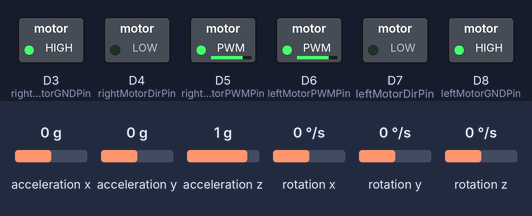
Bench run of a sketch on a simulated Particle Photon. On the bench: switched loads named in the sketch (green lamp = pin HIGH). The inputs (shaded band) are chosen by the test bench; at power-on: acceleration x 0 g, acceleration y 0 g, acceleration z 1 g, rotation x 0 °/s, rotation y 0 °/s, rotation z 0 °/s. The sensor or clock chip raises its interrupt line as the real part does; what the sketch prints to the serial monitor is not drawn.

Above: at 1.74 s.
1.8 s: acceleration x set to -0.4 g
3.3 s: acceleration x set to -0.7 g
At 3.6 s:
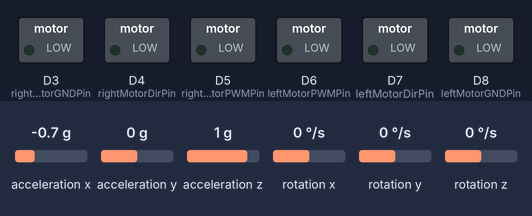
6.3 s: acceleration x set to 0.1 g
At 7.4 s:
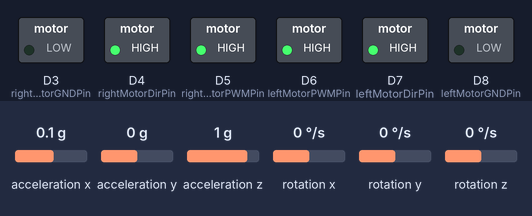
8.6 s: acceleration x set to 0 g
At 8.82 s:
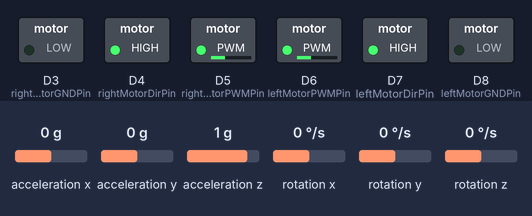
11.6 s: acceleration x set to -1.4 g
At 11.9 s:
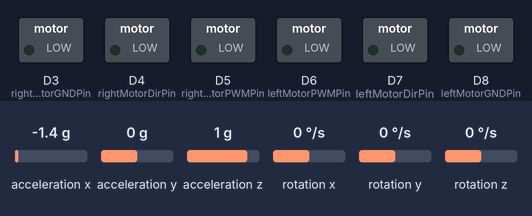
Timing chart, 0 to 14.1 s (numbered marks = the images above; inputs shaded):
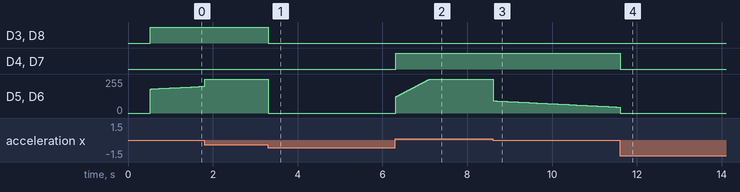

The sketch:

self_balancing_robot.ino
```cpp
#include "I2C.h"
#include <PID_v1.h> //From https://github.com/br3ttb/Arduino-PID-Library/blob/master/PID_v1.h
#include "MPU6050_6Axis_MotionApps20.h" //https://github.com/jrowberg/i2cdevlib/tree/master/Arduino/MPU6050


#define leftMotorPWMPin 6
#define leftMotorDirPin 7
#define leftMotorGNDPin 8


#define rightMotorPWMPin 5
#define rightMotorDirPin 4
#define rightMotorGNDPin 3


MPU6050 mpu;

// MPU control/status vars
bool dmpReady = false;  // set true if DMP init was successful
uint8_t mpuIntStatus;   // holds actual interrupt status byte from MPU
uint8_t devStatus;      // return status after each device operation (0 = success, !0 = error)
uint16_t packetSize;    // expected DMP packet size (default is 42 bytes)
uint16_t fifoCount;     // count of all bytes currently in FIFO
uint8_t fifoBuffer[64]; // FIFO storage buffer

// orientation/motion vars
Quaternion q;           // [w, x, y, z]         quaternion container
VectorFloat gravity;    // [x, y, z]            gravity vector
float ypr[3];           // [yaw, pitch, roll]   yaw/pitch/roll container and gravity vector


/*********Tune these Values*********/
double setpoint= 180.5; //178.54 set the value when the bot is perpendicular to ground using serial monitor.
//Read the project documentation on circuitdigest.com to learn how to set these values
double Kp = 72.0 ; //65.0Set this first
double Kd = 1.6 ; //1.6Set this secound
double Ki = 80; // 160 Finally set this
/******End*********/

double input, output;
PID pid(&input, &output, &setpoint, Kp, Ki, Kd, DIRECT);


volatile bool mpuInterrupt = false;     // indicates whether MPU interrupt pin has gone high
void dmpDataReady()
{
    mpuInterrupt = true;
}

void setup() {
  Serial.begin(115200);

  // initialize device
//    Serial.println(F("Initializing I2C devices..."));
    mpu.initialize();

     // verify connection
//    Serial.println(F("Testing device connections..."));
//    Serial.println(mpu.testConnection() ? F("MPU6050 connection successful") : F("MPU6050 connection failed"));

    // load and configure the DMP
    devStatus = mpu.dmpInitialize();


    // supply your own gyro offsets here, scaled for min sensitivity
    mpu.setXGyroOffset(4);
    mpu.setYGyroOffset(20);
    mpu.setZGyroOffset(-8);

    mpu.setXAccelOffset(-5528);
    mpu.setYAccelOffset(-753);
    mpu.setZAccelOffset(651);

      // make sure it worked (returns 0 if so)
    if (devStatus == 0)
    {
        // turn on the DMP, now that it's ready
//        Serial.println(F("Enabling DMP..."));
        mpu.setDMPEnabled(true);

        // enable Arduino interrupt detection
//        Serial.println(F("Enabling interrupt detection (Arduino external interrupt 0)..."));
        attachInterrupt(0, dmpDataReady, RISING);
        mpuIntStatus = mpu.getIntStatus();

        // set our DMP Ready flag so the main loop() function knows it's okay to use it
//        Serial.println(F("DMP ready! Waiting for first interrupt..."));
        dmpReady = true;

        // get expected DMP packet size for later comparison
        packetSize = mpu.dmpGetFIFOPacketSize();

        //setup PID
        pid.SetMode(AUTOMATIC);
        pid.SetSampleTime(2);
        pid.SetOutputLimits(-255, 255);
    }
    else
    {
        // ERROR!
        // 1 = initial memory load failed
        // 2 = DMP configuration updates failed
        // (if it's going to break, usually the code will be 1)
//        Serial.print(F("DMP Initialization failed (code "));
//        Serial.print(devStatus);
//        Serial.println(F(")"));
    }

//Initialise the Motor output pins
    pinMode (leftMotorPWMPin, OUTPUT);
    pinMode (leftMotorDirPin, OUTPUT);
    pinMode (leftMotorGNDPin, OUTPUT);
    pinMode (rightMotorPWMPin, OUTPUT);
    pinMode (rightMotorDirPin,OUTPUT);
    pinMode(rightMotorGNDPin,OUTPUT);
//By default turn off both the motors
    digitalWrite(leftMotorDirPin,LOW);
    digitalWrite(leftMotorGNDPin,LOW);
    digitalWrite(rightMotorDirPin,LOW);
    digitalWrite(rightMotorGNDPin,LOW);
    analogWrite(leftMotorPWMPin,0);
    analogWrite(rightMotorPWMPin,0);

}


void loop()
{

    // if programming failed, don't try to do anything
    if (!dmpReady) return;

    // wait for MPU interrupt or extra packet(s) available
    while (!mpuInterrupt && fifoCount < packetSize)
    {
        //no mpu data - performing PID calculations and output to motors
        pid.Compute();


        Serial.print("input: "); Serial.print(input);  Serial.print("  ");
        Serial.print("output: "); Serial.print(output);  Serial.print("  ");
//        Serial.print("D: "); Serial.print(pid.GetKd()); Serial.print("  ");
        Serial.println("uT");

        //Print the value of Input and Output on serial monitor to check how it is working.
//        Serial.println(input);
//        Serial.print(" =>");
//        Serial.println(output);

        if (input>150 && input<200)//If the Bot is falling
        {

          if (output>0) //Falling towards front
          {
          Forward(); //Rotate the wheels forward
          }
          else if (output<0) //Falling towards back
          {
          Reverse(); //Rotate the wheels backward
          }
        }
        else //If Bot not falling
        {
        Stop(); //Hold the wheels still
        }

    }

    // reset interrupt flag and get INT_STATUS byte
    mpuInterrupt = false;
    mpuIntStatus = mpu.getIntStatus();

    // get current FIFO count
    fifoCount = mpu.getFIFOCount();

    // check for overflow (this should never happen unless our code is too inefficient)
    if ((mpuIntStatus & 0x10) || fifoCount == 1024)
    {
        // reset so we can continue cleanly
        mpu.resetFIFO();
//        Serial.println(F("FIFO overflow!"));

    // otherwise, check for DMP data ready interrupt (this should happen frequently)
    }
    else if (mpuIntStatus & 0x02)
    {
        // wait for correct available data length, should be a VERY short wait
        while (fifoCount < packetSize) fifoCount = mpu.getFIFOCount();

        // read a packet from FIFO
        mpu.getFIFOBytes(fifoBuffer, packetSize);

        // track FIFO count here in case there is > 1 packet available
        // (this lets us immediately read more without waiting for an interrupt)
        fifoCount -= packetSize;

        mpu.dmpGetQuaternion(&q, fifoBuffer); //get value for q
        mpu.dmpGetGravity(&gravity, &q); //get value for gravity
        mpu.dmpGetYawPitchRoll(ypr, &q, &gravity); //get value for ypr

        input = ypr[1] * 180/M_PI + 180;

   }
}

void Forward() //Code to rotate the wheel forward
{
    digitalWrite(leftMotorDirPin,LOW);
    digitalWrite(leftMotorGNDPin,HIGH);
    digitalWrite(rightMotorDirPin,LOW);
    digitalWrite(rightMotorGNDPin,HIGH);
    analogWrite(leftMotorPWMPin,output);
    analogWrite(rightMotorPWMPin,output);
//    Serial.print("F"); //Debugging information
}

void Reverse() //Code to rotate the wheel Backward
{
    digitalWrite(leftMotorDirPin,HIGH);
    digitalWrite(leftMotorGNDPin,LOW);
    digitalWrite(rightMotorDirPin,HIGH);
    digitalWrite(rightMotorGNDPin,LOW);
    analogWrite(leftMotorPWMPin,output*-1);
    analogWrite(rightMotorPWMPin,output*-1);
//    Serial.print("R");
}

void Stop() //Code to stop both the wheels
{
    digitalWrite(leftMotorDirPin,LOW);
    digitalWrite(leftMotorGNDPin,LOW);
    digitalWrite(rightMotorDirPin,LOW);
    digitalWrite(rightMotorGNDPin,LOW);
    analogWrite(leftMotorPWMPin,0);
    analogWrite(rightMotorPWMPin,0);
//    Serial.print("S");
}
```

Source omitted: I2C.h (14050 bytes)

Measured:
- the behaviour switches between -0.5 and -0.6 g on acceleration x (found by bisection; images 0 and 1)
- after the input at 3.3 s, D3 (rightMotorGNDPin), D8 (leftMotorGNDPin): HIGH → LOW at once; D5 (rightMotorPWMPin), D6 (leftMotorPWMPin): 255/255 → 0/255 at once
- after the input at 6.3 s, D4 (rightMotorDirPin), D7 (leftMotorDirPin): LOW → HIGH at once; D5 (rightMotorPWMPin), D6 (leftMotorPWMPin): moves from 0/255 to 255/255 over 0.80 s, starting at once
- after the input at 8.6 s, D5 (rightMotorPWMPin), D6 (leftMotorPWMPin): moves from 255/255 to 44/255 over 3.0 s, starting at once
- after the input at 11.6 s, D4 (rightMotorDirPin), D7 (leftMotorDirPin): HIGH → LOW at once
